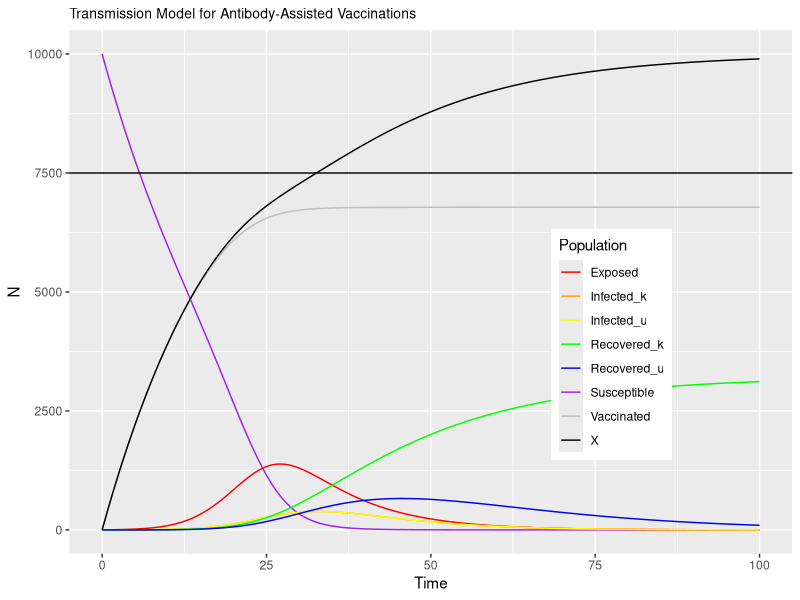
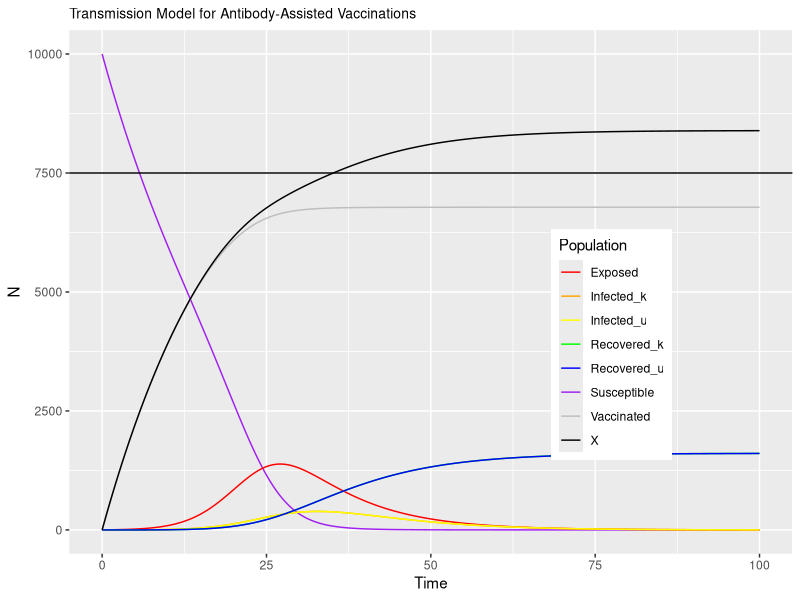

Source code (R) for these figures, in order:
## ---- chunk 1
library(tidyverse)
library(magrittr)
library(deSolve)
library(here)
## ---- chunk 2
de<-function(t,x,params){
  S <- x[1]
  E <- x[2]
  Ik <- x[3]
  Iu <- x[4]
  Rk <- x[5]
  Ru <- x[6]
  V <- x[7]
  with(as.list(params),{
    dS <- -beta*S*Ik - beta*S*Iu - epsilon*tau*(1-phi)*S
    dE <- beta*S*Ik + beta*S*Iu - upsilon*psi*E - upsilon*(1-psi)*E
    dIk <- upsilon*psi*E - alpha*Ik
    dIu <- upsilon*(1-psi)*E - alpha*Iu
    dRk <- alpha*Ik + epsilon*tau*phi*Ru
    dRu <- alpha*Iu - epsilon*tau*phi*Ru - epsilon*(1-tau)*phi*Ru
    dV <- epsilon*tau*(1-phi)*S + epsilon*(1-tau)*phi*Ru
    res<-c(dS,dE,dIk,dIu,dRk,dRu,dV)
    list(res)
  })}
maxTime <- 100.0 # time
times<-seq(0,maxTime,by=0.1) # how often this calculates
# notes on params
# beta =      <- contact transmission rate
# phi =       <- range:0-1 probability seropositive
# alpha =     <- recovery rate
# epsilon =   <- antibody testing rate
# upsilon =   <- infected testing rate
# tau =       <- range: 0-1 antibody testing reliability
# psi =       <- range: 0-1 test effectiveness
params<-c(beta=0.0003,
          phi=0.5,
          alpha=1/7,
          epsilon=0.1,
          upsilon=0.1,
          tau=1,
          psi=0.5)  # model parameters

xstart<-c(S=10000,
          E=0,
          Ik=1,
          Iu=0,
          Rk=0,
          Ru=0,
          V=0)  # initial conditions
## ---- chunk 3
params<-c(beta=0.0003,
          phi=0.5,
          alpha=1/7,
          epsilon=0.1, 
          upsilon=0.1,
          tau=1,
          psi=0.5)


R0 <-(params[1]/params[3]) #calculate R0 with current parameters

output<-as.data.frame(lsoda(xstart,times,de,params)) # tells computer to solve (integrate) equations
output$X <- output$Rk + output$V
output$HI_threshold <- (1-1/R0)*xstart[1] #add in herd immunity threshold
output %>% ggplot(.,aes(x=time))+
  geom_line(aes(y=S,col="Susceptible"))+
  geom_line(aes(y=E,col="Exposed"))+
  geom_line(aes(y=Ik,col="Infected_k"))+
  geom_line(aes(y=Iu,col="Infected_u"))+
  geom_line(aes(y=Rk,col="Recovered_k"))+
  geom_line(aes(y=Ru,col="Recovered_u"))+
  geom_line(aes(y=V,col="Vaccinated"))+
  geom_line(aes(y=X,col="X"))+
  scale_colour_manual(values = c("red","orange","yellow","green","blue","purple","gray","black"))+
  theme(legend.position = c(0.75,0.4))+
  labs(y="N",x="Time",col="Population")+
  ggtitle("Transmission Model for Antibody-Assisted Vaccinations")+
  theme(plot.title = element_text(hjust=, size=10))+
  geom_hline(yintercept=0.75*10000)
## ---- chunk 4
params<-c(beta=0.0003,
          phi=0,
          alpha=1/7,
          epsilon=0.05,
          upsilon=0.1,
          tau=1,
          psi=0.5)

output<-as.data.frame(lsoda(xstart,times,de,params)) # tells computer to solve (integrate) equations
output$X <- output$Rk + output$V
output$HI_threshold <- (1-1/R0)*xstart[1] #add in herd immunity threshold
output %>% ggplot(.,aes(x=time))+
  geom_line(aes(y=S,col="Susceptible"))+
  geom_line(aes(y=E,col="Exposed"))+
  geom_line(aes(y=Ik,col="Infected_k"))+
  geom_line(aes(y=Iu,col="Infected_u"))+
  geom_line(aes(y=Rk,col="Recovered_k"))+
  geom_line(aes(y=Ru,col="Recovered_u"))+
  geom_line(aes(y=V,col="Vaccinated"))+
  geom_line(aes(y=X,col="X"))+
  scale_colour_manual(values = c("red","orange","yellow","green","blue","purple","gray","black"))+
  theme(legend.position = c(0.75,0.4))+
  labs(y="N",x="Time",col="Population")+
  ggtitle("Transmission Model for Antibody-Assisted Vaccinations")+
  theme(plot.title = element_text(hjust=, size=10))+
  geom_hline(yintercept=0.75*10000)
